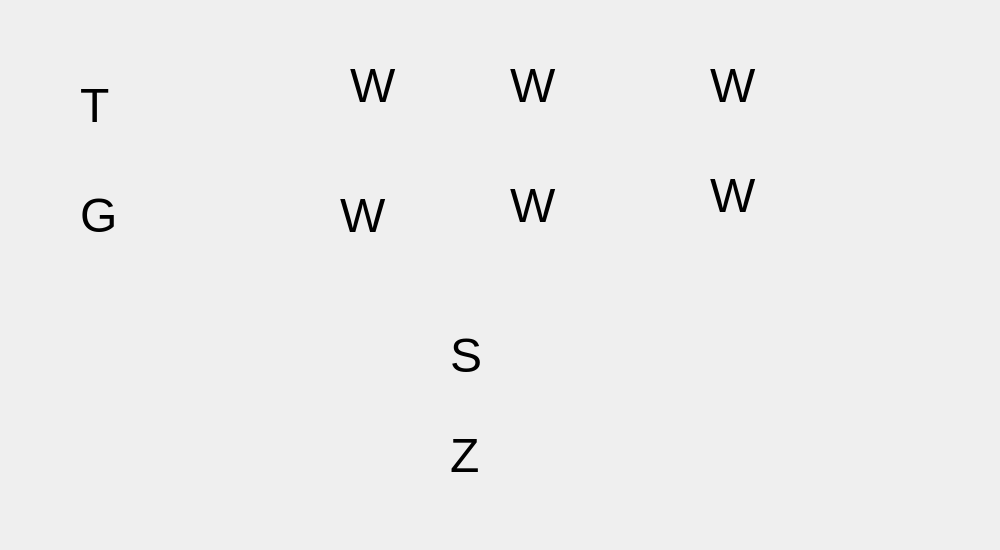
<?xml version="1.0" encoding="UTF-8"?>
<ui version="4.0">
 <class>SellFishView</class>
 <widget class="QWidget" name="SellFishView">
  <property name="geometry">
   <rect>
    <x>0</x>
    <y>0</y>
    <width>1000</width>
    <height>550</height>
   </rect>
  </property>
  <property name="windowTitle">
   <string>Form</string>
  </property>
  <widget class="QLabel" name="label">
   <property name="geometry">
    <rect>
     <x>350</x>
     <y>30</y>
     <width>101</width>
     <height>111</height>
    </rect>
   </property>
   <property name="font">
    <font>
     <pointsize>36</pointsize>
    </font>
   </property>
   <property name="text">
    <string>W</string>
   </property>
  </widget>
  <widget class="QLabel" name="label_2">
   <property name="geometry">
    <rect>
     <x>510</x>
     <y>30</y>
     <width>101</width>
     <height>111</height>
    </rect>
   </property>
   <property name="font">
    <font>
     <pointsize>36</pointsize>
    </font>
   </property>
   <property name="text">
    <string>W</string>
   </property>
  </widget>
  <widget class="QLabel" name="label_3">
   <property name="geometry">
    <rect>
     <x>710</x>
     <y>30</y>
     <width>101</width>
     <height>111</height>
    </rect>
   </property>
   <property name="font">
    <font>
     <pointsize>36</pointsize>
    </font>
   </property>
   <property name="text">
    <string>W</string>
   </property>
  </widget>
  <widget class="QLabel" name="label_4">
   <property name="geometry">
    <rect>
     <x>340</x>
     <y>160</y>
     <width>101</width>
     <height>111</height>
    </rect>
   </property>
   <property name="font">
    <font>
     <pointsize>36</pointsize>
    </font>
   </property>
   <property name="text">
    <string>W</string>
   </property>
  </widget>
  <widget class="QLabel" name="label_5">
   <property name="geometry">
    <rect>
     <x>510</x>
     <y>150</y>
     <width>101</width>
     <height>111</height>
    </rect>
   </property>
   <property name="font">
    <font>
     <pointsize>36</pointsize>
    </font>
   </property>
   <property name="text">
    <string>W</string>
   </property>
  </widget>
  <widget class="QLabel" name="label_6">
   <property name="geometry">
    <rect>
     <x>710</x>
     <y>140</y>
     <width>101</width>
     <height>111</height>
    </rect>
   </property>
   <property name="font">
    <font>
     <pointsize>36</pointsize>
    </font>
   </property>
   <property name="text">
    <string>W</string>
   </property>
  </widget>
  <widget class="QLabel" name="label_7">
   <property name="geometry">
    <rect>
     <x>80</x>
     <y>50</y>
     <width>101</width>
     <height>111</height>
    </rect>
   </property>
   <property name="font">
    <font>
     <pointsize>36</pointsize>
    </font>
   </property>
   <property name="text">
    <string>T</string>
   </property>
  </widget>
  <widget class="QLabel" name="label_8">
   <property name="geometry">
    <rect>
     <x>80</x>
     <y>160</y>
     <width>101</width>
     <height>111</height>
    </rect>
   </property>
   <property name="font">
    <font>
     <pointsize>36</pointsize>
    </font>
   </property>
   <property name="text">
    <string>G</string>
   </property>
  </widget>
  <widget class="QLabel" name="label_9">
   <property name="geometry">
    <rect>
     <x>450</x>
     <y>300</y>
     <width>101</width>
     <height>111</height>
    </rect>
   </property>
   <property name="font">
    <font>
     <pointsize>36</pointsize>
    </font>
   </property>
   <property name="text">
    <string>S</string>
   </property>
  </widget>
  <widget class="QLabel" name="label_10">
   <property name="geometry">
    <rect>
     <x>450</x>
     <y>400</y>
     <width>101</width>
     <height>111</height>
    </rect>
   </property>
   <property name="font">
    <font>
     <pointsize>36</pointsize>
    </font>
   </property>
   <property name="text">
    <string>Z</string>
   </property>
  </widget>
 </widget>
 <resources/>
 <connections/>
</ui>
